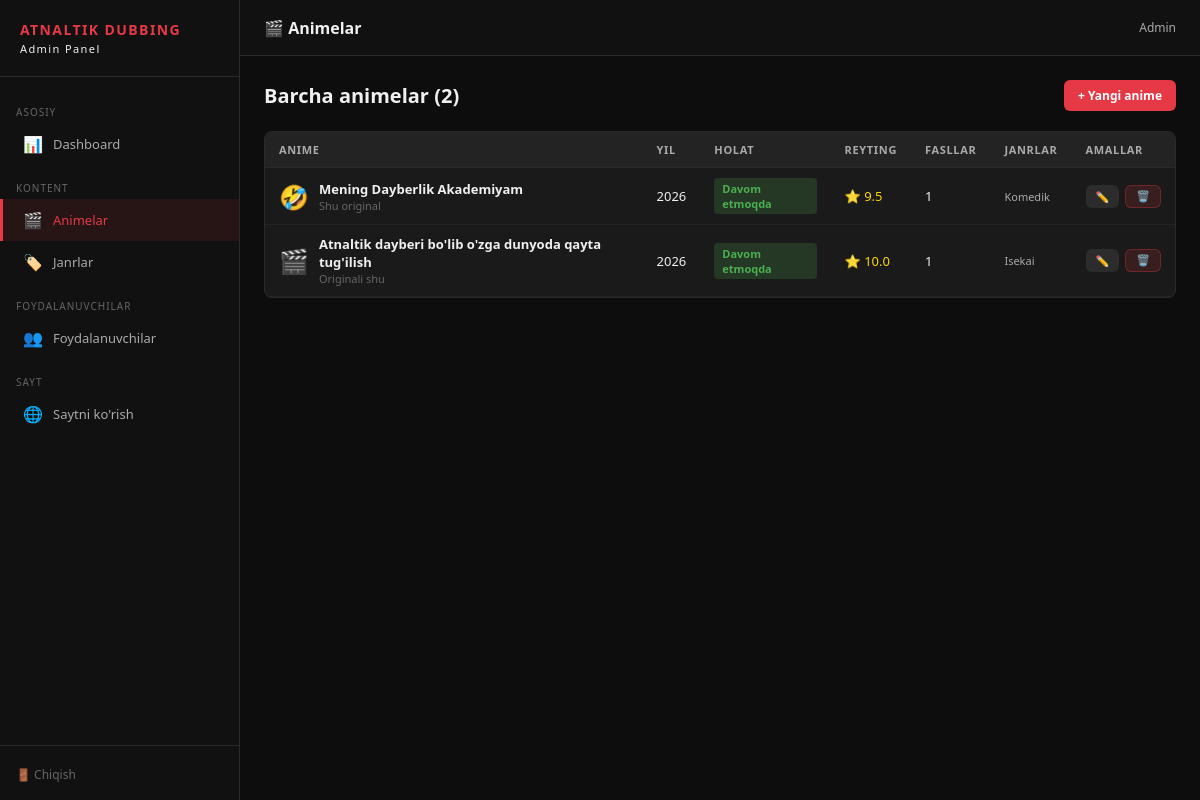
The page /admin/animes (signed in) on the database its author committed.
### tables this page shows
CREATE TABLE animes (
                id INTEGER PRIMARY KEY AUTOINCREMENT,
                title TEXT NOT NULL,
                original_title TEXT DEFAULT '',
                icon TEXT DEFAULT '🎬',
                score REAL DEFAULT 0,
                status TEXT DEFAULT 'Davom etmoqda',
                year INTEGER DEFAULT 2024,
                description TEXT DEFAULT '',
                cover_image TEXT DEFAULT '',
                created_at TEXT DEFAULT CURRENT_TIMESTAMP
            );

### app.py (the view)
@app.route('/admin/animes')
@admin_required
def admin_animes():
    animes = db.get_all_animes()
    return render_template('admin/animes.html', animes=animes)

### app.py (called while the page is built)
def admin_required(f):
    @wraps(f)
    def decorated(*args, **kwargs):
        if 'user_id' not in session:
            return redirect(url_for('admin_login'))
        user = db.get_user(session['user_id'])
        if not user or not user['is_admin']:
            return redirect(url_for('admin_login'))
        return f(*args, **kwargs)
    return decorated

### database/db.py (called while the page is built)
    @contextmanager
    def get_conn(self):
        conn = sqlite3.connect(self.db_path)
        conn.row_factory = sqlite3.Row
        conn.execute("PRAGMA journal_mode=WAL")
        conn.execute("PRAGMA foreign_keys=ON")
        try:
            yield conn
            conn.commit()
        except Exception:
            conn.rollback()
            raise
        finally:
            conn.close()

    def get_user(self, user_id):
        with self.get_conn() as conn:
            row = conn.execute("SELECT * FROM users WHERE id=?", (user_id,)).fetchone()
            return dict(row) if row else None

    def _row_to_anime(self, row, conn):
        a = dict(row)
        genres = conn.execute(
            "SELECT genre_name FROM anime_genres WHERE anime_id=?", (a['id'],)
        ).fetchall()
        a['genres'] = [g['genre_name'] for g in genres]
        return a

    def get_all_animes(self):
        with self.get_conn() as conn:
            rows = conn.execute("SELECT * FROM animes ORDER BY created_at DESC").fetchall()
            result = []
            for r in rows:
                a = self._row_to_anime(r, conn)
                a['season_count'] = conn.execute(
                    "SELECT COUNT(*) as cnt FROM seasons WHERE anime_id=?", (a['id'],)
                ).fetchone()['cnt']
                result.append(a)
            return result

### templates/admin/animes.html (shortened to what this page needs)
{% extends "admin/base.html" %}
{% block page_title %}🎬 Animelar{% endblock %}
{% block content %}
<div class="page-header">
  <h2>Barcha animelar ({{ animes|length }})</h2>
  <a href="/admin/animes/add" class="btn btn-primary">+ Yangi anime</a>
</div>
<div class="card" style="padding:0;overflow:hidden">
  <table>
    <thead>
      <tr>
        <th>Anime</th><th>Yil</th><th>Holat</th><th>Reyting</th><th>Fasllar</th><th>Janrlar</th><th>Amallar</th>
      </tr>
    </thead>
    <tbody>
      {% for anime in animes %}
      <tr>
        <td>
          <div style="display:flex;align-items:center;gap:10px">
            <span style="font-size:1.5rem">{{ anime.icon }}</span>
            <div>
              <div style="font-weight:600;font-size:13px">{{ anime.title }}</div>
              <div style="font-size:11px;color:var(--text3)">{{ anime.original_title }}</div>
            </div>
          </div>
        </td>
        <td>{{ anime.year }}</td>
        <td>
          {% if anime.status == 'Davom etmoqda' %}
            <span class="badge badge-green">{{ anime.status }}</span>
          {% elif anime.status == 'Tugallangan' %}
            <span class="badge badge-blue">{{ anime.status }}</span>
          {% else %}
            <span class="badge badge-orange">{{ anime.status }}</span>
          {% endif %}
        </td>
        <td style="color:#ffd700">⭐ {{ anime.score }}</td>
        <td>{{ anime.season_count }}</td>
        <td style="font-size:11px;color:var(--text2)">{{ anime.genres[:2]|join(', ') }}</td>
        <td>
          <div style="display:flex;gap:6px">
            <a href="/admin/animes/{{ anime.id }}/edit" class="btn btn-secondary btn-sm">✏️</a>
            <form method="POST" action="/admin/animes/{{ anime.id }}/delete" onsubmit="return confirm('Animeni o\'chirishni tasdiqlaysizmi?')">
              <button type="submit" class="btn btn-danger btn-sm">🗑️</button>
            </form>
          </div>
        </td>
      </tr>
      {% endfor %}
    </tbody>
  </table>
</div>
{% endblock %}

### templates/admin/base.html (style rules this page uses)
* { margin:0;padding:0;box-sizing:border-box }
:root { --bg:#0d0d0d;--sidebar:#111;--card:#1a1a1a;--border:#2a2a2a; --accent:#e63946;--text:#f0f0f0;--text2:#aaa;--text3:#666; --green:#4caf50;--blue:#2196f3;--orange:#ff9800; }
body { font-family:'Segoe UI',sans-serif;background:var(--bg);color:var(--text);display:flex;min-height:100vh }
.card { background:var(--card);border:1px solid var(--border);border-radius:8px;padding:20px;margin-bottom:16px }
table { width:100%;border-collapse:collapse;font-size:13px }
th { background:rgba(255,255,255,.04);padding:10px 14px;text-align:left;font-size:11px;font-weight:600;color:var(--text2);text-transform:uppercase;letter-spacing:.06em;border-bottom:1px solid var(--border) }
td { padding:10px 14px;border-bottom:1px solid rgba(255,255,255,.04);vertical-align:middle }
.btn { display:inline-flex;align-items:center;gap:6px;padding:7px 14px;border:none;border-radius:6px;font-size:12px;font-weight:600;cursor:pointer;text-decoration:none;transition:.15s }
.btn-primary { background:var(--accent);color:#fff }
.btn-secondary { background:rgba(255,255,255,.08);color:var(--text) }
.btn-danger { background:rgba(230,57,70,.15);color:var(--accent);border:1px solid rgba(230,57,70,.3) }
.btn-sm { padding:4px 10px;font-size:11px }
.badge { display:inline-block;padding:3px 8px;border-radius:4px;font-size:11px;font-weight:600 }
.badge-green { background:rgba(76,175,80,.2);color:var(--green) }
.page-header { display:flex;align-items:center;justify-content:space-between;margin-bottom:20px }
.page-header h2 { font-size:20px;font-weight:700 }

### rows shown on the page
animes: icon "🤣", title "Mening Dayberlik Akademiyam", original_title "Shu original", year "2026", status "Davom etmoqda", score "9.5", season_count "1", genres "Komedik"
animes: icon "🎬", title "Atnaltik dayberi bo'lib o'zga dunyoda qayta tug'ilish", original_title "Originali shu", year "2026", status "Davom etmoqda", score "10.0", season_count "1", genres "Isekai"

### other values the page prints
{{ animes|length }} "2"
